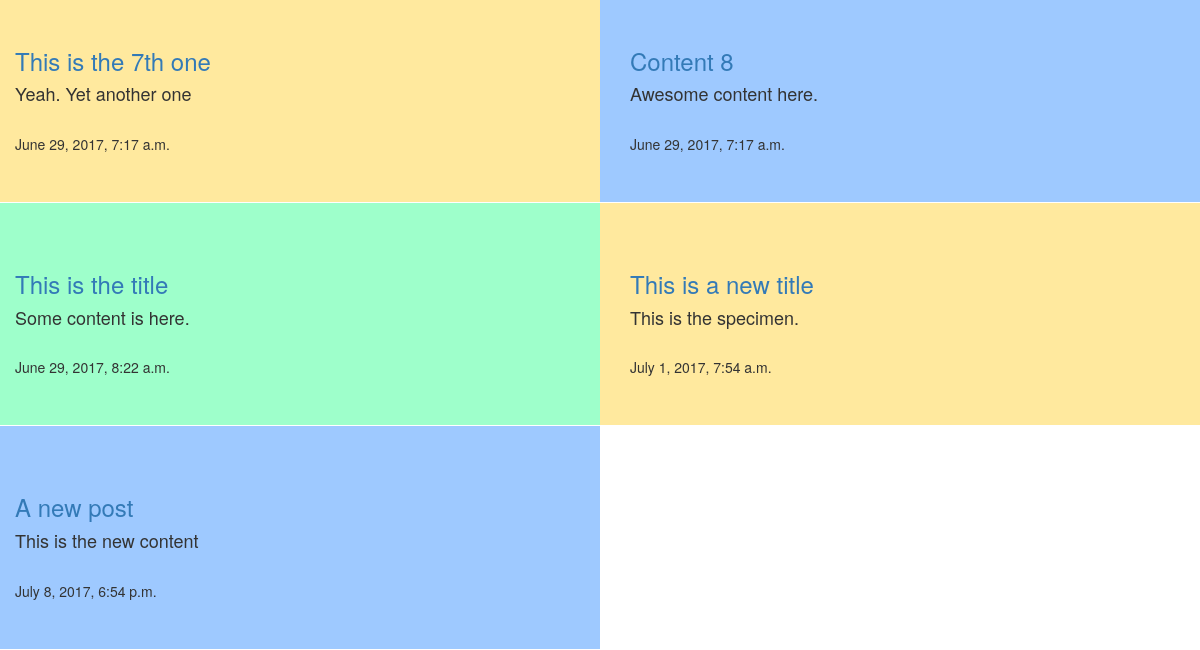
Page /post/ (lower part) on the earlier database version.
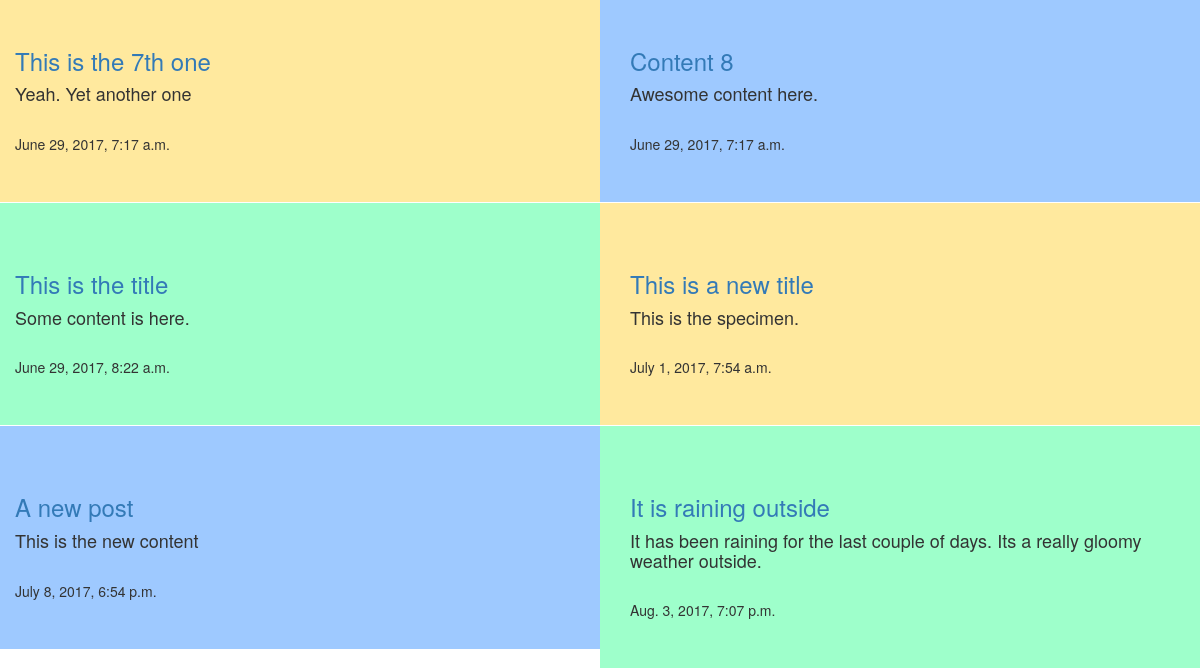
Same page on the later database version.
### posts/models.py (models this page shows, shortened)
class Post(models.Model):
	title=models.CharField(max_length=120)
	content=models.TextField()
	updated=models.DateTimeField(auto_now=True,auto_now_add=False)
	timestamp=models.DateTimeField(auto_now=False,auto_now_add=True)

### posts/views.py (the view)
class IndexView(generic.ListView):
    template_name='posts/index.html'
    def get_queryset(self):
    	return Post.objects.all()

### posts/templates/posts/index.html (shortened to what this page needs)
{%extends 'posts/base.html'%}
{%block body%}
{%if object_list%}
    {%load staticfiles%}
	<div class="row">
    {%for post in object_list%}
    <div class="col-sm-12 col-md-6 jumbotron elements">
    <div class="container">
	<h3><a href="{%url 'posts:detail' post.id%}">{{post.title}}</a></h3>
    <h4>{{post.content}}</h4><br>
    {{post.updated}}<br>
    </div>
    </div>
    {%endfor%}
    </div>
{%else%}
    <h2>Hey add something</h2>
{%endif%}
{%endblock%}

Differences in the rows shown:
added Post: title "It is raining outside", content "It has been raining for the last couple of days. Its a really gloomy weather outside.", updated "Aug. 3, 2017, 7:07 p.m."
